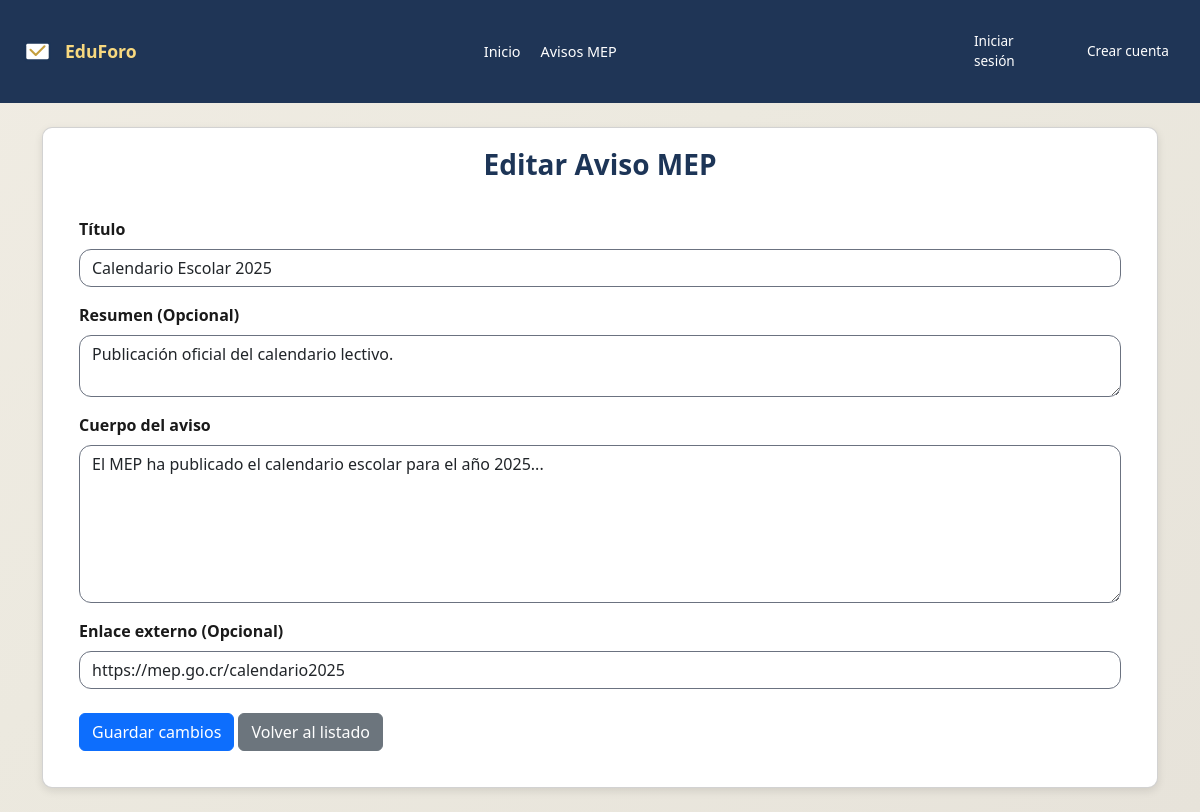
The page /php/mep/editar_aviso.php?id=1 on the database its author committed.
### tables this page shows
CREATE TABLE avisos_mep (
  id INT AUTO_INCREMENT PRIMARY KEY,
  titulo VARCHAR(100) NOT NULL,
  resumen VARCHAR(255),
  cuerpo VARCHAR(2000) NOT NULL,
  enlace VARCHAR(255),
  fecha_publicacion DATETIME NOT NULL DEFAULT CURRENT_TIMESTAMP
);

### php/mep/editar_aviso.php (the view, shortened to what this page needs)
<?php
$mysqli = abrirConexion();
$idAviso = intval($_GET['id'] ?? 0);
$sql = "SELECT id, titulo, resumen, cuerpo, enlace
        FROM avisos_mep
        WHERE id = ?
        LIMIT 1";
$stmt = $mysqli->prepare($sql);
$stmt->bind_param("i", $idAviso);
$stmt->execute();
$resAviso = $stmt->get_result();
$aviso = $resAviso->fetch_assoc();
?>
<!DOCTYPE html>
<html lang="es">
<head>
    <link href="https://cdn.jsdelivr.net/npm/bootstrap@5.3.3/dist/css/bootstrap.min.css" rel="stylesheet">
    <link rel="stylesheet" href="../../assets/css/style.css">
    <link rel="stylesheet" href="../../assets/css/Home.css">
    <link rel="stylesheet" href="../../assets/css/public.css">
</head>
<body>
    <?php include '../componentes/navbar.php'; ?>
    <div class="container form-page-container my-4">
        <div class="card card-form">
            <div>
                <h3>Editar Aviso MEP</h3>
            </div>
            <div class="card-body">
                <form method="post">
                    <div class="mb-3">
                        <label for="titulo" class="form-label">Título</label>
                        <input type="text"
                            class="form-control"
                            id="titulo"
                            name="titulo"
                            value="<?php echo htmlspecialchars($aviso['titulo'] ?? ''); ?>">
                    </div>
                    <div class="mb-3">
                        <label for="resumen" class="form-label">Resumen (Opcional)</label>
                        <textarea class="form-control"
                            id="resumen"
                            name="resumen"
                            rows="2"><?php echo htmlspecialchars($aviso['resumen'] ?? ''); ?></textarea>
                    </div>
                    <div class="mb-3">
                        <label for="cuerpo" class="form-label">Cuerpo del aviso</label>
                        <textarea class="form-control"
                            id="cuerpo"
                            name="cuerpo"
                            rows="6"><?php echo htmlspecialchars($aviso['cuerpo'] ?? ''); ?></textarea>
                    </div>
                    <div class="mb-4">
                        <label for="enlace" class="form-label">Enlace externo (Opcional)</label>
                        <input type="text"
                            class="form-control"
                            id="enlace"
                            name="enlace"
                            placeholder="https://..."
                            value="<?php echo htmlspecialchars($aviso['enlace'] ?? ''); ?>">
                    </div>
                    <div class="form-actions">
                        <button type="submit" class="btn btn-primary">
                            Guardar cambios
                        </button>
                        <a href="listar_avisos.php" class="btn btn-secondary">
                            Volver al listado
                        </a>
                    </div>
                </form>
            </div>
        </div>
    </div>
</body>
</html>

### assets/css/style.css (style rules this page uses)
:root { --brand: #1d3557; --brand-hover: #16314a; --accent-gold: #c59f3e; --radius: 12px; --shadow: 0 6px 18px rgba(0, 0, 0, .08); --ink: #1a1a1a; --muted: #6b7280; --lighter-muted: #737881; }
body { font-family: Arial, sans-serif; background: #ece9df; background: linear-gradient(140deg, #f0ece3 0%, #ece9df 40%, #e7e3da 100%); color: var(--ink); }
h3 { text-align: center; margin-bottom: 20px; font-weight: bold; color: var(--brand); }
.form-control { border-radius: var(--radius); border: 1px solid var(--muted); }
.form-label { font-weight: bold; color: var(--ink); }
.form-control::placeholder { color: var(--muted); opacity: 0.7; }

### assets/css/Home.css (style rules this page uses)
* { margin: 0; padding: 0; box-sizing: border-box; font-family: "Segoe UI", Arial, sans-serif; }
body { display: flex; flex-direction: column; background-color: #ece9df; color: #333; position: relative; margin: 0; }
.card { background: #fff; padding: 20px; border-radius: 10px; box-shadow: 0 3px 8px rgba(0, 0, 0, 0.1); }
.card { background-color: #fff; padding: 20px; border-radius: 10px; box-shadow: 0 3px 8px rgba(0, 0, 0, 0.1); }

### assets/css/public.css (style rules this page uses)
:root { --brand: #1d3557; --brand-hover: #16314a; --accent-gold: #c59f3e; }

### rows shown on the page
avisos_mep: titulo "Calendario Escolar 2025", resumen "Publicación oficial del calendario lectivo.", cuerpo "El MEP ha publicado el calendario escolar para el año 2025...", enlace "https://mep.go.cr/calendario2025"
